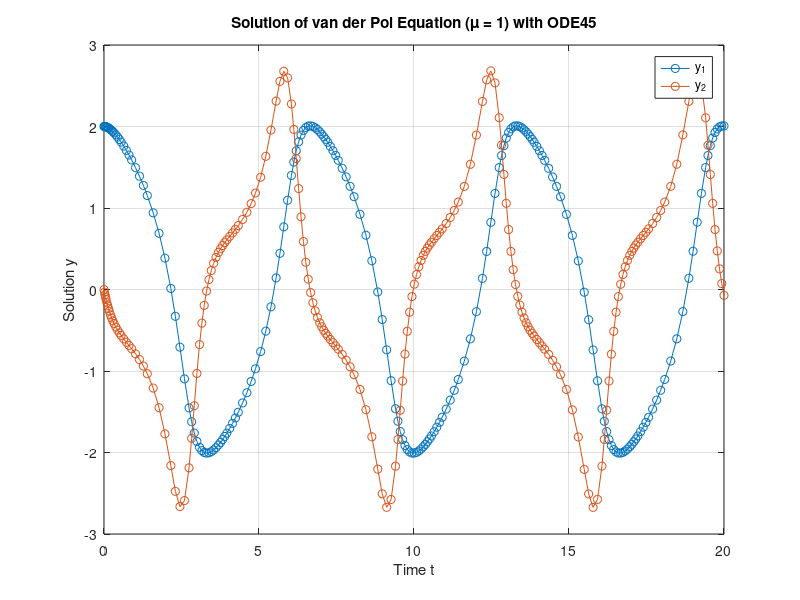

Write the MATLAB code that produced this figure.
%
clear;
clc;
close all;

%% Plotting One-Dot of variable solution.
t0 = 0;
tfinal = 10;
X0 = 1;

[t, dotx] = ode45(@(t,x) 2*x, [t0 tfinal], X0);

plot(t,dotx)
grid


%% Plotting One-Dot of vector solution.
clear;
clc;
close all;

t0 = 0;
tfinal = 10;
X0 = [0; 1; 3; 3; 5; 6;];

D = [1 0 0 0 0 0; 0 1 0 0 0 0; 0 0 1 0 0 0; 0 0 0 1 0 0; 0 0 0 0 1 0; 0 0 0 0 0 1;];
A = [0 1 0 0 0 0; 0 0 1 0 0 0; 0 0 0 1 0 0; 0 0 0 0 1 0; 0 0 0 0 0 1; 1 0 0 0 0 0;];
L = D - A;  % coeffect

[t, dotX] = ode45(@(t,X) -L*X, [t0 tfinal], X0);

plot(t,dotX(:,1), t,dotX(:,2), t,dotX(:,3), t,dotX(:,4), t,dotX(:,5), t,dotX(:,6))
grid

%% Plotting Two-Dot of variable solution.
% convert two-dot equation into two demensions vector of one-dot equation.
[t,y] = ode45(@(t,y) [y(2); (1-y(1)^2)*y(2)-y(1)],[0 20],[2; 0]);

% plot $y_1$ and $y_2$ curves.
plot(t,y(:,1),'-o',t,y(:,2),'-o')
title('Solution of van der Pol Equation (\mu = 1) with ODE45');
xlabel('Time t');
ylabel('Solution y');
legend('y_1','y_2')
grid on



